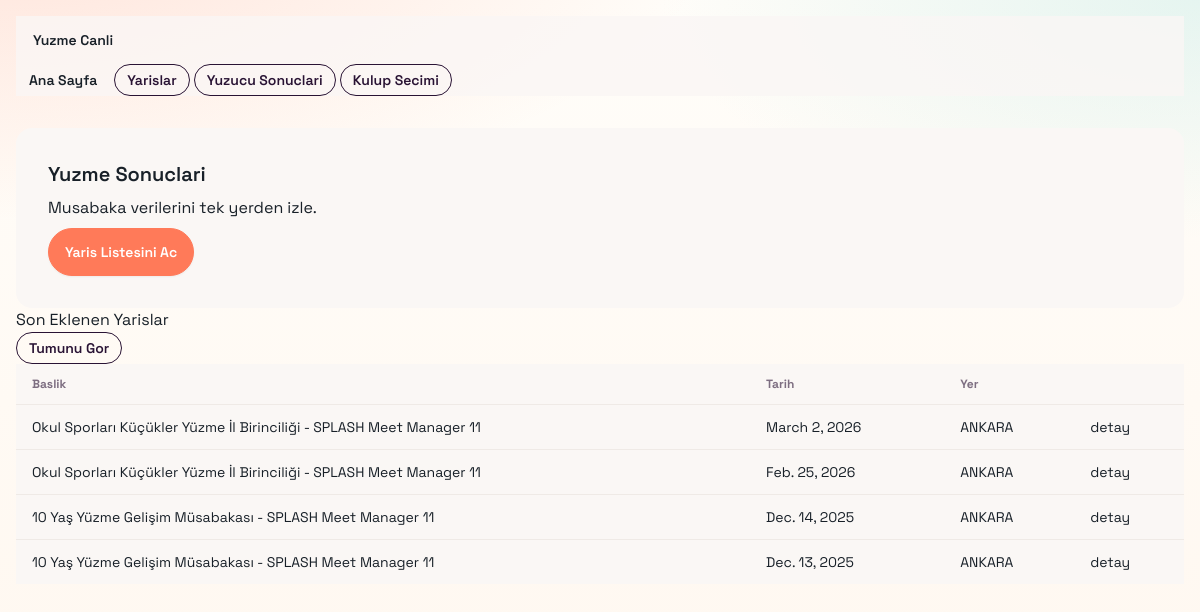
The app's page /, older data.
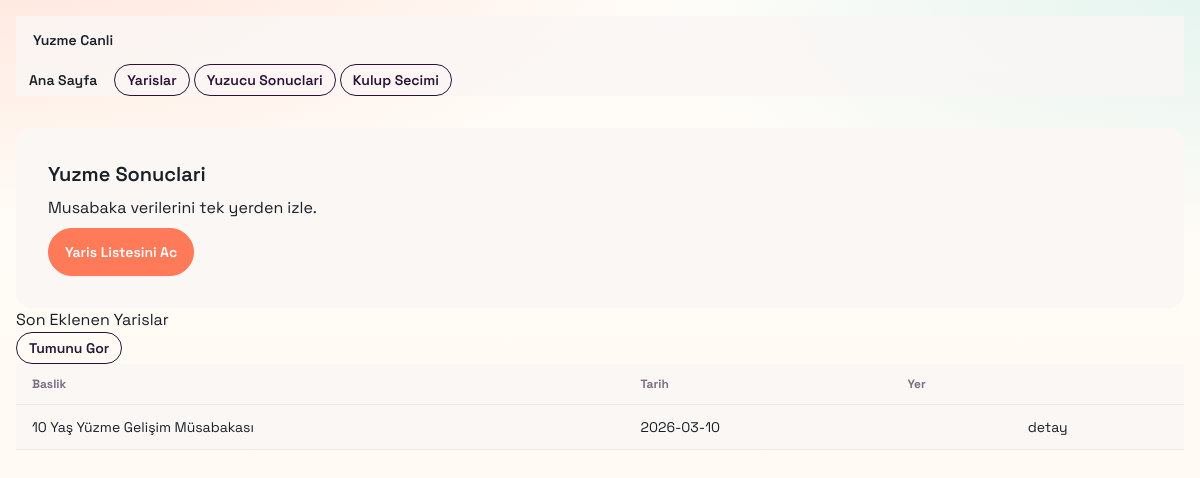
The same page, newer data.
### main/models.py (models this page shows, shortened)
class Event(models.Model):
    unique_name = models.CharField(max_length=100, unique=True, default="")
    title = models.CharField(max_length=255)
    date = models.CharField(max_length=64)
    location = models.CharField(max_length=255)
    class Meta:
        unique_together = [("title", "date", "location")]

### main/views.py (the view)
# urls.py: path('', views.home, name='home'),
def home(request):
    event_count = Event.objects.count()
    result_count = Result.objects.count()
    latest_events = Event.objects.order_by("-date", "title")[:5]
    context = {
        "event_count": event_count,
        "result_count": result_count,
        "latest_events": latest_events,
    }
    return render(request, "home.html", context)

### main/templates/home.html (shortened to what this page needs)
{% extends "base.html" %}
{% block content %}
<section class="grid gap-6 md:grid-cols-3 mb-8">
    <div class="card bg-base-100 border border-base-200 shadow-sm md:col-span-2">
        <div class="card-body">
                   <h1 class="card-title text-3xl md:text-4xl">Yuzme Sonuclari</h1>
            <p class="opacity-80">
                Musabaka verilerini tek yerden izle.
            </p>
            <div class="mt-2">
                <a href="/events/" class="btn" style="background:#ff7a59;border-color:#ff7a59;color:#fff;">Yaris Listesini Ac</a>
            </div>
        </div>
    </div>
</section>
<section>
    <div class="flex flex-col sm:flex-row sm:items-center sm:justify-between gap-3 mb-3">
        <h2 class="text-xl font-semibold">Son Eklenen Yarislar</h2>
        <a href="/events/" class="btn btn-sm btn-outline">Tumunu Gor</a>
    </div>
    <div class="overflow-x-auto rounded-2xl border border-base-200 bg-base-100">
        <table class="table table-sm sm:table-md">
            <thead>
                <tr>
                    <th>Baslik</th>
                    <th>Tarih</th>
                    <th>Yer</th>
                    <th></th>
                </tr>
            </thead>
            <tbody>
                {% for event in latest_events %}
                <tr>
                    <td>{{ event.title }}</td>
                    <td>{{ event.date }}</td>
                    <td>{{ event.location }}</td>
                    <td><a class="link link-hover" href="/events/{{ event.id }}/">detay</a></td>
                </tr>
                {% empty %}
                <tr>
                    <td colspan="4" class="opacity-70">Henuz etkinlik yok. Once parser tarafindan yukleyin.</td>
                </tr>
                {% endfor %}
            </tbody>
        </table>
    </div>
</section>
{% endblock %}

### main/templates/base.html (shortened to what this page needs)
<!DOCTYPE html>
<html lang="tr" data-theme="cupcake">
<head>
    <link href="https://cdn.jsdelivr.net/npm/daisyui@4.12.13/dist/full.min.css" rel="stylesheet" type="text/css">
</head>
<body>
    <header class="shell">
        <div class="bg-base-100/80 backdrop-blur border border-base-200 rounded-2xl shadow-sm p-2 sm:p-3">
            <div class="flex items-center justify-between gap-2">
                <a href="/" class="btn btn-ghost text-lg sm:text-xl">Yuzme Canli</a>
            </div>
            <div class="mt-2 overflow-x-auto">
                <nav class="flex gap-2 min-w-max sm:min-w-0 sm:flex-wrap">
                    <a href="/" class="btn btn-sm btn-ghost whitespace-nowrap">Ana Sayfa</a>
                    <a href="/events/" class="btn btn-sm btn-outline whitespace-nowrap">Yarislar</a>
                    <a href="/swimmers/" class="btn btn-sm btn-outline whitespace-nowrap">Yuzucu Sonuclari</a>
                    <a href="/clubs/" class="btn btn-sm btn-outline whitespace-nowrap">Kulup Secimi</a>
                </nav>
            </div>
        </div>
    </header>
    <main class="shell lift">
        {% block content %}{% endblock %}
    </main>
    <footer class="shell pb-8">
    </footer>
</body>
</html>

### main/templates/base.html (style rules this page uses)
:root { --brand-ink: #182028; --brand-coral: #ff7a59; --brand-sand: #fff7ef; --brand-sea: #b6e5df; --brand-sun: #ffd58a; }
body { font-family: "Space Grotesk", sans-serif; color: var(--brand-ink); background: radial-gradient(1200px 500px at 0% -10%, rgba(255, 122, 89, 0.20), transparent 60%), radial-gradient(900px 400px at 100% 0%, rgba(182, 229, 223, 0.35), transparent 60%), linear-gradient(180deg, #fffdf9 0%, var(--brand-sand) 100%); min-height: 100vh; }
.shell { max-width: 1200px; margin: 0 auto; padding: 0.75rem; }
@media (min-width: 640px) { .shell { padding: 1rem; } }
.lift { animation: liftIn 420ms ease both; }

Row changes from the older to the newer data that the page shows:
removed Event: title "Okul Sporları Küçükler Yüzme İl Birinciliği - SPLASH Meet Manager 11", date "March 2, 2026", location "ANKARA"
removed Event: title "Okul Sporları Küçükler Yüzme İl Birinciliği - SPLASH Meet Manager 11", date "Feb. 25, 2026", location "ANKARA"
removed Event: title "10 Yaş Yüzme Gelişim Müsabakası - SPLASH Meet Manager 11", date "Dec. 14, 2025", location "ANKARA"
removed Event: title "10 Yaş Yüzme Gelişim Müsabakası - SPLASH Meet Manager 11", date "Dec. 13, 2025", location "ANKARA"
added Event: title "10 Yaş Yüzme Gelişim Müsabakası", date "2026-03-10"
